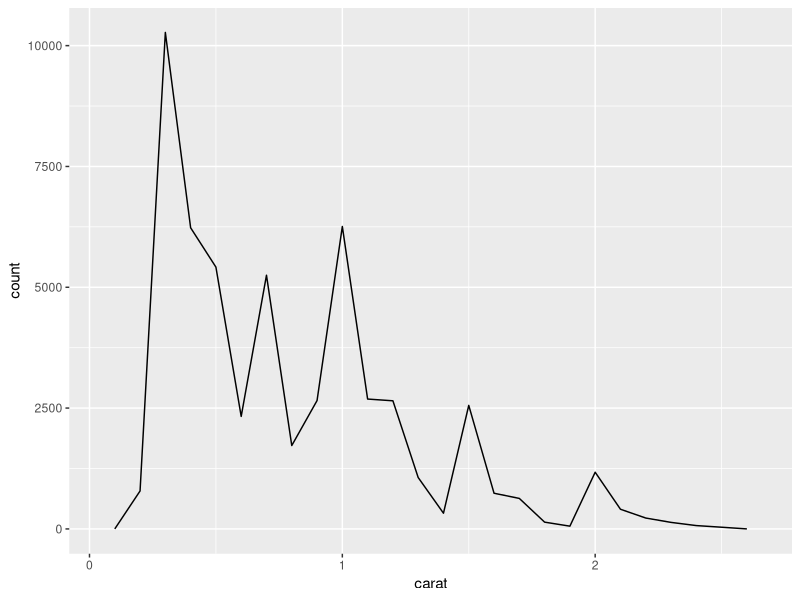

The R source for this figure:
## ---- chunk 1
library(ggplot2)
library(dplyr)

smaller <- diamonds %>% 
  filter(carat <= 2.5)
## ---- chunk 2
smaller %>% 
  ggplot(aes(carat)) + 
  geom_freqpoly(binwidth = 0.1)
